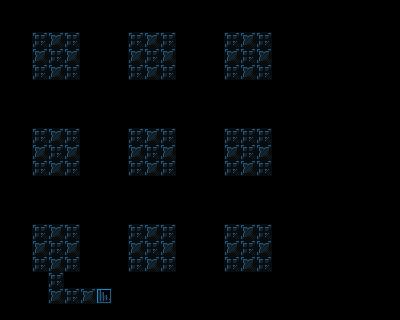

This game map was drawn from its Tiled (.tmx) file and the tilesets committed beside it. A one-line description and the trimmed map source follow:
An orthogonal 25x20 tile map with 16x16 px tiles, 1 tile layer (background) and 138 objects (114x tile, 16x portal, 3x pickup_bomb, 3x destructible, actor, ...).

<map version="1.4" tiledversion="1.4.3" orientation="orthogonal" renderorder="right-down" width="25" height="20" tilewidth="16" tileheight="16" infinite="0" nextlayerid="6" nextobjectid="340">
 <properties>
  <property name="display_name" value="sneaky bastard dlfjg" />
  <property name="next_level" value="./data/levels/tmx/L27-BombAdvanced2.tmx" />
  <property name="player_bomb_count" value="0" />
 </properties>
 <tileset firstgid="1" name="newtiledsheet" tilewidth="16" tileheight="16" tilecount="180" columns="9">
  <image source="../../newtiledsheet.png" width="144" height="320" />
 </tileset>
 <layer id="1" name="background" width="25" height="20">
  <data>[500 cells, 500 non-empty, 6 distinct tile ids]</data>
 </layer>
 <objectgroup id="4" name="objects">
  <object id="176" type="actor" gid="46" x="48" y="64" width="16" height="16" />
  <object id="195" type="portal" gid="62" x="144" y="272" width="16" height="16">
   <properties>
    <property name="portal_id" type="int" value="13" />
    <property name="travels_to_portal_id" type="int" value="14" />
   </properties>
  </object>
  <object id="196" type="portal" gid="62" x="48" y="240" width="16" height="16">
   <properties>
    <property name="portal_id" type="int" value="14" />
    <property name="travels_to_portal_id" type="int" value="13" />
   </properties>
  </object>
  <object id="199" type="pickup_bomb" gid="43" x="144" y="80" width="16" height="16" />
  <object id="200" type="pickup_bomb" gid="43" x="240" y="80" width="16" height="16" />
  <object id="201" type="pickup_bomb" gid="43" x="48" y="176" width="16" height="16" />
  <object id="202" type="destructible" gid="21" x="48" y="304" width="16" height="16" />
  <object id="203" type="destructible" gid="21" x="48" y="288" width="16" height="16" />
  <object id="204" type="destructible" gid="21" x="64" y="304" width="16" height="16" />
  <object id="205" type="scene_switching_tile" gid="32" x="96" y="304" width="16" height="16" />
  <object id="207" type="tile" gid="1" x="32" y="32" width="16" height="16" />
  <object id="208" type="tile" gid="1" x="48" y="32" width="16" height="16" />
  <object id="209" type="tile" gid="1" x="64" y="32" width="16" height="16" />
  <object id="210" type="tile" gid="1" x="128" y="32" width="16" height="16" />
  <object id="211" type="tile" gid="1" x="144" y="32" width="16" height="16" />
  <object id="212" type="tile" gid="1" x="160" y="32" width="16" height="16" />
  <object id="213" type="tile" gid="1" x="224" y="32" width="16" height="16" />
  <object id="214" type="tile" gid="1" x="240" y="32" width="16" height="16" />
  <object id="215" type="tile" gid="1" x="256" y="32" width="16" height="16" />
  <object id="216" type="tile" gid="1" x="32" y="128" width="16" height="16" />
  <object id="217" type="tile" gid="1" x="48" y="128" width="16" height="16" />
  <object id="218" type="tile" gid="1" x="64" y="128" width="16" height="16" />
  <object id="219" type="tile" gid="1" x="128" y="128" width="16" height="16" />
  <object id="220" type="tile" gid="1" x="144" y="128" width="16" height="16" />
  <object id="221" type="tile" gid="1" x="160" y="128" width="16" height="16" />
  <object id="222" type="tile" gid="1" x="224" y="128" width="16" height="16" />
  <object id="223" type="tile" gid="1" x="240" y="128" width="16" height="16" />
  <object id="224" type="tile" gid="1" x="256" y="128" width="16" height="16" />
  <object id="225" type="tile" gid="1" x="32" y="224" width="16" height="16" />
  <object id="226" type="tile" gid="1" x="48" y="224" width="16" height="16" />
  <object id="227" type="tile" gid="1" x="64" y="224" width="16" height="16" />
  <object id="228" type="tile" gid="1" x="128" y="224" width="16" height="16" />
  <object id="229" type="tile" gid="1" x="144" y="224" width="16" height="16" />
  <object id="230" type="tile" gid="1" x="160" y="224" width="16" height="16" />
  <object id="231" type="tile" gid="1" x="224" y="224" width="16" height="16" />
  <object id="232" type="tile" gid="1" x="240" y="224" width="16" height="16" />
  <object id="233" type="tile" gid="1" x="256" y="224" width="16" height="16" />
  <object id="234" type="tile" gid="1" x="64" y="288" width="16" height="16" />
  <object id="235" type="tile" gid="1" x="80" y="288" width="16" height="16" />
  <object id="236" type="tile" gid="1" x="96" y="288" width="16" height="16" />
  <object id="237" type="tile" gid="10" x="48" y="320" width="16" height="16" />
  <object id="238" type="tile" gid="10" x="64" y="320" width="16" height="16" />
  <object id="239" type="tile" gid="10" x="80" y="320" width="16" height="16" />
  <object id="240" type="tile" gid="10" x="96" y="320" width="16" height="16" />
  <object id="241" type="tile" gid="10" x="128" y="288" width="16" height="16" />
  <object id="242" type="tile" gid="10" x="144" y="288" width="16" height="16" />
  <object id="243" type="tile" gid="10" x="160" y="288" width="16" height="16" />
  <object id="244" type="tile" gid="10" x="224" y="288" width="16" height="16" />
  <object id="245" type="tile" gid="10" x="256" y="288" width="16" height="16" />
  <object id="246" type="tile" gid="10" x="240" y="288" width="16" height="16" />
  <object id="247" type="tile" gid="10" x="224" y="192" width="16" height="16" />
  <object id="248" type="tile" gid="10" x="240" y="192" width="16" height="16" />
  <object id="249" type="tile" gid="10" x="256" y="192" width="16" height="16" />
  <object id="250" type="tile" gid="10" x="224" y="96" width="16" height="16" />
  <object id="251" type="tile" gid="10" x="240" y="96" width="16" height="16" />
  <object id="252" type="tile" gid="10" x="256" y="96" width="16" height="16" />
  <object id="253" type="tile" gid="10" x="144" y="96" width="16" height="16" />
  <object id="254" type="tile" gid="10" x="128" y="96" width="16" height="16" />
  <object id="255" type="tile" gid="10" x="160" y="96" width="16" height="16" />
  <object id="256" type="tile" gid="10" x="160" y="192" width="16" height="16" />
  <object id="257" type="tile" gid="10" x="144" y="192" width="16" height="16" />
  <object id="258" type="tile" gid="10" x="128" y="192" width="16" height="16" />
  <object id="259" type="tile" gid="10" x="64" y="192" width="16" height="16" />
  <object id="260" type="tile" gid="10" x="32" y="192" width="16" height="16" />
  <object id="261" type="tile" gid="10" x="48" y="192" width="16" height="16" />
  <object id="262" type="tile" gid="10" x="32" y="96" width="16" height="16" />
  <object id="263" type="tile" gid="10" x="48" y="96" width="16" height="16" />
  <object id="264" type="tile" gid="10" x="64" y="96" width="16" height="16" />
  <object id="265" type="tile" gid="10" x="32" y="288" width="16" height="16" />
  <object id="266" type="tile" gid="11" x="32" y="304" width="16" height="16" />
  <object id="267" type="tile" gid="11" x="16" y="240" width="16" height="16" />
  <object id="268" type="tile" gid="11" x="16" y="256" width="16" height="16" />
  <object id="269" type="tile" gid="11" x="16" y="272" width="16" height="16" />
  <object id="270" type="tile" gid="11" x="16" y="144" width="16" height="16" />
  <object id="271" type="tile" gid="11" x="16" y="160" width="16" height="16" />
  <object id="272" type="tile" gid="11" x="16" y="176" width="16" height="16" />
  <object id="273" type="tile" gid="11" x="16" y="48" width="16" height="16" />
  <object id="274" type="tile" gid="11" x="16" y="64" width="16" height="16" />
  <object id="275" type="tile" gid="11" x="16" y="80" width="16" height="16" />
  <object id="276" type="tile" gid="11" x="112" y="48" width="16" height="16" />
  <object id="277" type="tile" gid="11" x="112" y="64" width="16" height="16" />
  <object id="278" type="tile" gid="11" x="112" y="80" width="16" height="16" />
  <object id="279" type="tile" gid="11" x="112" y="144" width="16" height="16" />
  </objectgroup>
</map>
<!-- 55 of 138 objects omitted -->
